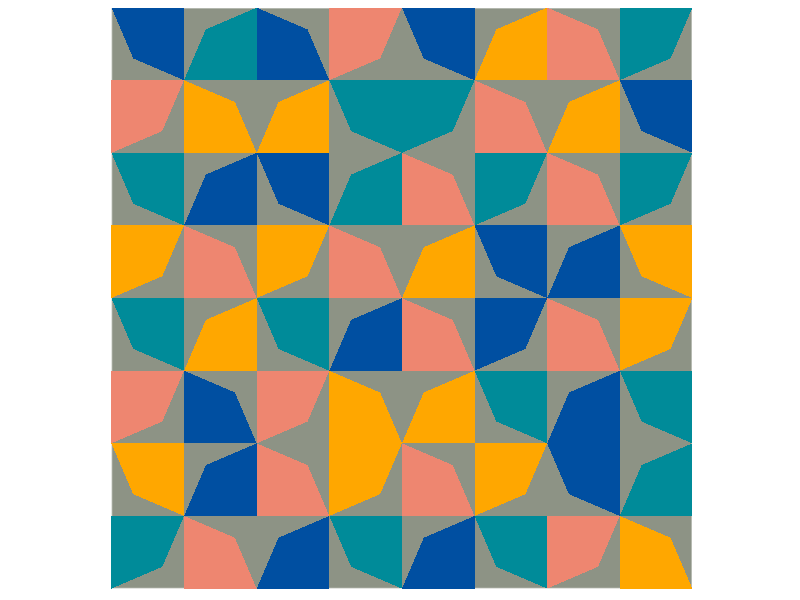

Reproduce this figure in R.
## ---- chunk 1
library(tidyverse)

#------ setting up colors
colors<-c(
  "#008b99", #1 blue green
  "#ee8670", #2 pink
  "#004fa1", #3 blue
  "#ffa700", #4 orange
  "#8d9385" #5 grey
)

#------ making one pinwheel shape

pinwheel<-function(xplus, yplus){
  rc<-sample(colors[1:4], 4, replace=FALSE)
  flip<-sample(c(1,-1), 1)
  p1<-geom_polygon(
              aes(
                x=c(0, 0, 1, .7, 0)*flip+xplus,
                y=c(0, -1, -1, -.3,0)+yplus,
               ),
              fill=rc[1])
  p2<-geom_polygon(
              aes(
                x=c(0, -1,-1,-.3, 0)*flip+xplus,
                y=c(0, 0, -1, -.7,0)+yplus,
               ),
              fill=rc[2])
  p3<-geom_polygon(
              aes(
                x=c(0, 0,-1, -.7, 0)*flip+xplus,
                y=c(0, 1, 1, .3, 0)+yplus,
               ),
              fill=rc[3])
  p4<-geom_polygon(
              aes(
                x=c(0, 1,1,.3, 0)*flip+xplus,
                y=c(0, 0, 1, .7, 0)+yplus,
               ),
              fill=rc[4])
  return(list(p1,p2,p3,p4))
}

#------ making 4x4 pinwheel grid
shapes<-data.frame(
  x.seq<-rep(seq(0,6, length=4), 4),
  y.seq<-c(rep(0,4), rep(2,4), rep(4,4), rep(6,4))
  )%>%
  purrr::pmap(., 
            ~pinwheel(xplus=..1, yplus=..2)
            )


#----- putting it all together

g<-ggplot()+ theme(panel.background = element_rect(fill=colors[5], colour='white'),
                   panel.grid.major = element_blank(),
                   panel.grid.minor = element_blank())


g<-g+shapes

#------ finishing out the image 
g<-g+  coord_fixed()+
  scale_x_continuous(limits = c(-1,7), expand = c(0, 0)) +
  scale_y_continuous(limits = c(-1,7), expand = c(0, 0))+
  theme(axis.title.x=element_blank(),
        axis.text.x=element_blank(),
        axis.ticks.x=element_blank(),
        axis.title.y=element_blank(),
        axis.text.y=element_blank(),
        axis.ticks.y=element_blank())

png("ODO2.png", height=1200, width=1200)
g
dev.off()

#g

